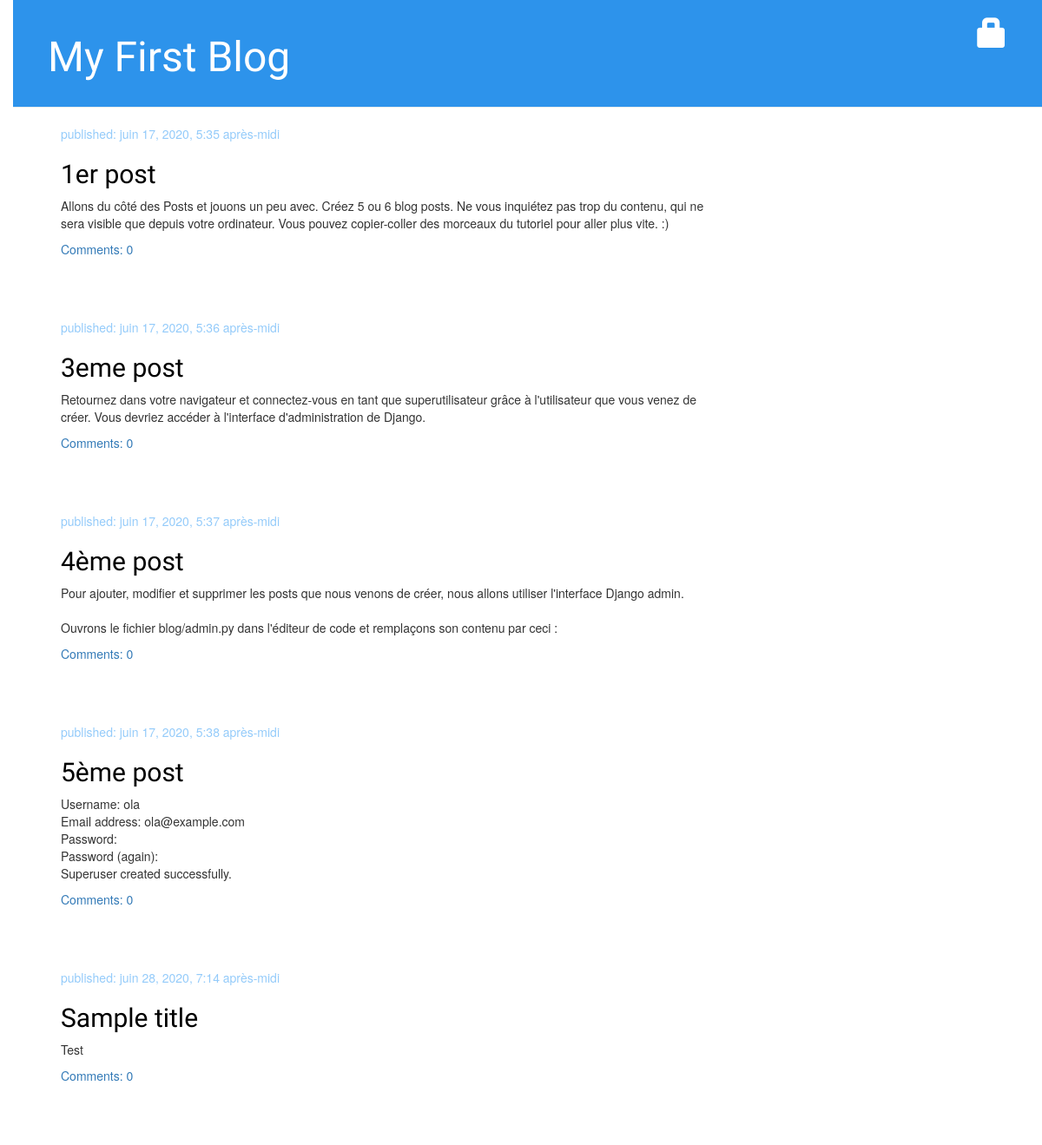
/, run on an earlier commit of the app's database.
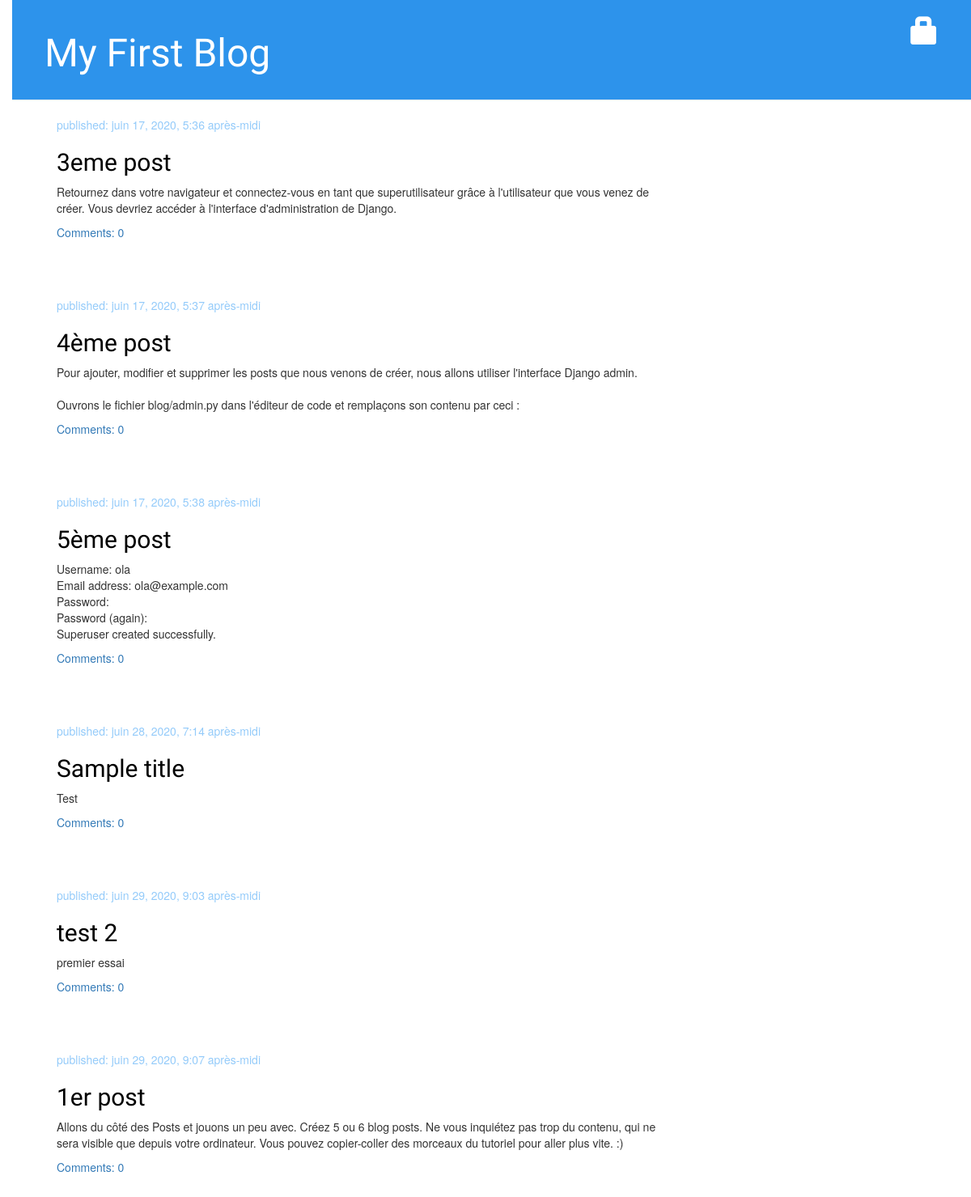
And on a later commit of the database.
### blog/models.py (models this page shows, shortened)
class Post(models.Model):
    author = models.ForeignKey(settings.AUTH_USER_MODEL, on_delete=models.CASCADE)
    title = models.CharField(max_length=200)
    text = models.TextField()
    created_date = models.DateTimeField(default=timezone.now)
    published_date = models.DateTimeField(blank=True, null=True)
    def approved_comments(self):
        return self.comments.filter(approved_comment=True)

### blog/views.py (the view)
# urls.py: path('', views.post_list, name='post_list'),
def post_list(request):
    posts = Post.objects.filter(published_date__lte=timezone.now()).order_by('published_date')
    return render(request, 'blog/post_list.html', {'posts': posts})

### blog/templates/blog/post_list.html
{% extends 'blog/base.html' %}
{% block content %}
    {% for post in posts %}
        <div class="post">
            <div class="date">
                <p>published: {{ post.published_date }}</p>
            </div>
            <h2><a href="{% url 'post_detail' pk=post.pk %}">{{ post.title }}</a></h2>
            <p>{{ post.text|linebreaksbr }}</p>
            <a href="{% url 'post_detail' pk=post.pk %}">Comments: {{ post.approved_comments.count }}</a>
        </div>
    {% endfor %}
{% endblock %}

What changed in the data, as far as the page shows it:
added Post: published_date "juin 29, 2020, 9:03 après-midi", title "test 2", text "premier essai", approved_comments.count "0"
changed Post "1er post": published_date "juin 17, 2020, 5:35 après-midi" → "juin 29, 2020, 9:07 après-midi"; moves down the list
